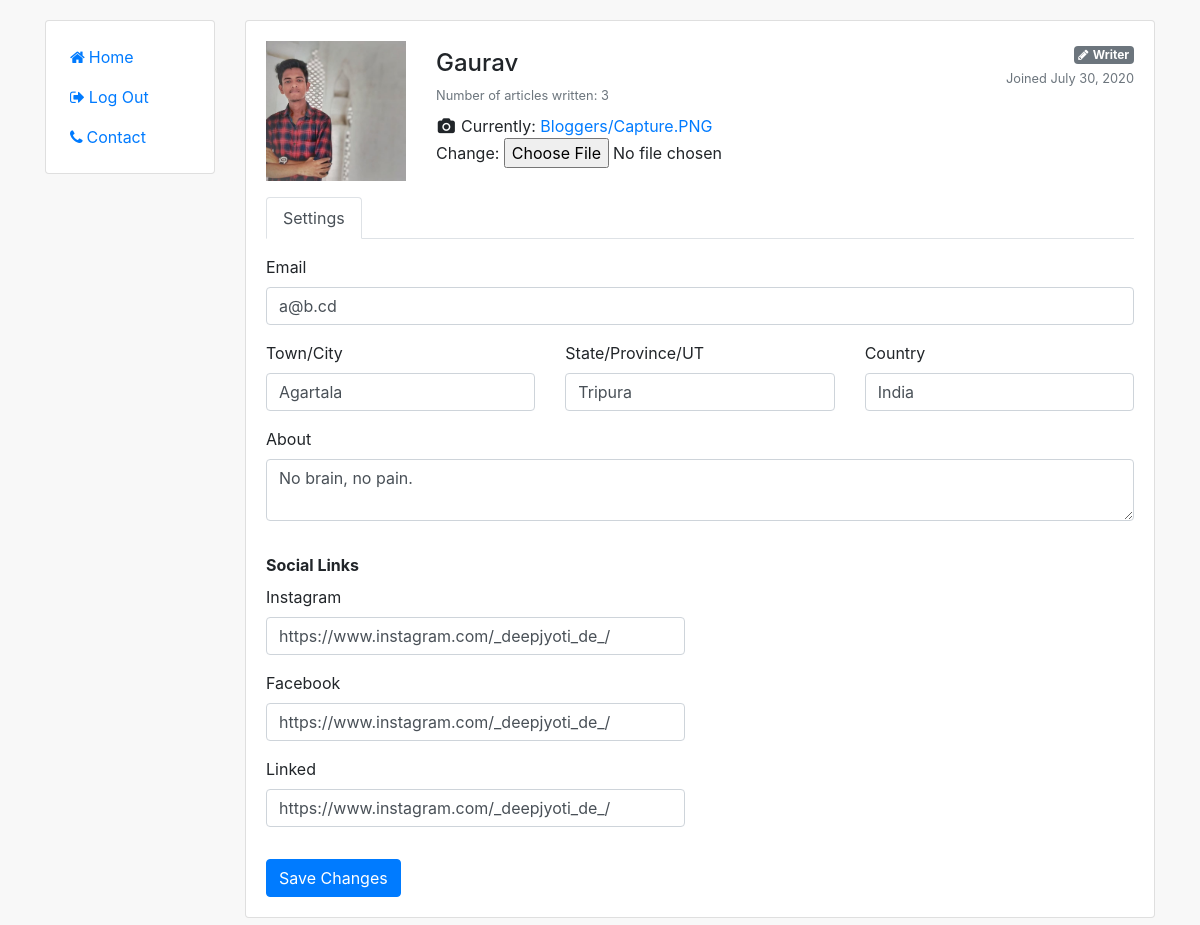
The page /settings/ (signed in) on the database its author committed.
### Blog/models.py (models this page shows, shortened)
class Writer(models.Model):
    user = models.OneToOneField(User, null=True, blank=True, on_delete=models.CASCADE)
    email = models.EmailField(unique=True)
    profile_pic = models.ImageField(default='Bloggers/profile.png', upload_to = 'Bloggers')
    bio = models.TextField()
    locality = models.CharField(max_length=25)
    state = models.CharField(max_length=25)
    country = models.CharField(max_length=25)
    instagram = models.URLField(unique=True, blank=True, null=True)
    linkedin = models.URLField(unique=True, blank=True, null=True)
    facebook = models.URLField(unique=True, blank=True, null=True)
    date = models.DateField(auto_now_add=True, blank=True, null=True)

### Blog/views.py (the view)
# urls.py: path('settings/', views.accountSettings, name="settings"),
def accountSettings(request):
    writer = request.user.writer
    form = WriterForm(instance=writer)
    if request.method == 'POST':
        form = WriterForm(request.POST, request.FILES, instance=writer)
        if form.is_valid():
            form.save()
            return redirect('/')
    context = {'form': form}
    return render(request, 'Home/account_settings.html', context)

### Blog/forms.py
class WriterForm(ModelForm):
    class Meta:
        model = Writer
        fields = '__all__'
        exclude = ['user']
    def __init__(self, *args, **kwargs):
        super(WriterForm, self).__init__(*args, **kwargs)
        self.fields['email'].widget.attrs = {'class': 'form-control mb-3 mr-3'}
        self.fields['bio'].widget.attrs = {'class': 'form-control mb-3 mr-3', 'required': True}
        self.fields['locality'].widget.attrs = {'class': 'form-control mb-3 mr-3'}
        self.fields['state'].widget.attrs = {'class': 'form-control mb-3 mr-3'}
        self.fields['country'].widget.attrs = {'class': 'form-control mb-3 mr-3'}
        self.fields['facebook'].widget.attrs = {'class': 'form-control mb-3 mr-3'}
        self.fields['linkedin'].widget.attrs = {'class': 'form-control mb-3 mr-3'}
        self.fields['instagram'].widget.attrs = {'class': 'form-control mb-3 mr-3', 'required': True}

### templates/Home/account_settings.html (shortened to what this page needs)
<!DOCTYPE html>
<html lang="en">
<head>
  <link href="http://netdna.bootstrapcdn.com/bootstrap/4.1.1/css/bootstrap.min.css" rel="stylesheet">
</head>
<body>
  <link href="https://maxcdn.bootstrapcdn.com/font-awesome/4.3.0/css/font-awesome.min.css" rel="stylesheet">
  <div class="container">
    <div class="row flex-lg-nowrap">
      <div class="col-12 col-lg-auto mb-3" style="width: 200px;">
        <div class="card p-3">
          <div class="e-navlist e-navlist--active-bg">
            <ul class="nav">
              <li class="nav-item"><a class="nav-link px-2 active" href="{% url 'home' %}"><i class="fa fa-home mr-1"
                    aria-hidden="true"></i><span>Home</span></a></li>
              <li class="nav-item"><a class="nav-link px-2" href="{% url 'logout' %}"><i
                    class="fa fa-sign-out mr-1"></i><span>Log Out</span></a></li>
              <li class="nav-item"><a class="nav-link px-2" href="{% url 'contact' %}"><i class="fa fa-phone mr-1"
                    aria-hidden="true"></i><span>Contact</span></a></li>
            </ul>
          </div>
        </div>
      </div>
      <div class="col">
        <div class="row">
          <div class="col mb-3">
            <div class="card">
              <div class="card-body">
                <div class="e-profile">
                  <div class="row">
                    <div class="col-12 col-sm-auto mb-3">
                      <div class="mx-auto" style="width: 140px;">
                        <div class="d-flex justify-content-center align-items-center rounded"
                          style="height: 140px; background-color: rgb(233, 236, 239);">
                          <img style="width: 140px;" src="{{ request.user.writer.profile_pic.url }}" alt="">
                        </div>
                      </div>
                    </div>
                    <div class="col d-flex flex-column flex-sm-row justify-content-between mb-3">
                      <div class="text-center text-sm-left mb-2 mb-sm-0">
                        <h4 class="pt-sm-2 pb-1 mb-0 text-nowrap">{{ request.user.username }}</h4>
                        <div class="text-muted"><small>Number of articles written:
                            {{ request.user.writer.tags.count }}</small></div>
                        <div class="mt-2">
                          <i class="fa fa-fw fa-camera"></i>
                          {{ form.profile_pic }}
                        </div>
                      </div>
                      <div class="text-center text-sm-right">
                        <span class="badge badge-secondary"><i class="fa fa-pencil mr-1"
                            aria-hidden="true"></i>Writer</span>
                            <div class="text-muted"><small>Joined {{ request.user.writer.date|date }}</small></div>
                      </div>
                    </div>
                  </div>
                  <ul class="nav nav-tabs">
                    <li class="nav-item"><a href="" class="active nav-link">Settings</a></li>
                  </ul>
                  <div class="tab-content pt-3">
                    <div class="tab-pane active">
                      <form class="form" method="POST" enctype="multipart/form-data">
                        <div class="row">
                          <div class="col">
                            <div class="form-group">
                              <label>Email</label>
                                {{ form.email }}
                            </div>
                          </div>
                        </div>
                        <div class="row">
                          <div class="col">
                            <div class="row">
                              <div class="col">
                                <div class="form-group">
                                  <label>Town/City</label>
                                  {{ form.locality}}
                                </div>
                              </div>
                              <div class="col">
                                <div class="form-group">
                                  <label>State/Province/UT</label>
                                    {{ form.state}}
                                </div>
                              </div>
                              <div class="col">
                                <div class="form-group">
                                  <label>Country</label>
                                    {{ form.country }}
                                </div>
                              </div>
                            </div>
                            <div class="row">
                              <div class="col mb-3">
                                <div class="form-group">
                                  <label>About</label>
                                    {{form.bio}}
                                  </div>
                                </div>
                              </div>
                            </div>
                          </div>
                        </div>
                        <div class="row">
                          <div class="col-12 col-sm-6 mb-3">
                            <div class="mb-2"><b>Social Links</b></div>
                            <div class="row">
                              <div class="col">
                                <div class="form-group">
                                  <label>Instagram</label>
                                    {{ form.instagram }}
                                </div>
                              </div>
                            </div>
                            <div class="row">
                              <div class="col">
                                <div class="form-group">
                                  <label>Facebook</label>
                                    {{ form.facebook }}
                                </div>
                              </div>
                            </div>
                            <div class="row">
                              <div class="col">
                                <div class="form-group">
                                  <label>Linked</label>
                                    {{ form.linkedin }}
                                </div>
                              </div>
                            </div>
                          </div>
                        </div>
                        <div class="row">
                          <div class="col-md-12">
                            <button class="btn btn-primary" type="submit">Save Changes</button>
                          </div>
                        </div>
                    </div>
                  </div>
                </div>
              </div>
            </div>
          </div>
        </div>
      </div>
    </div>
</body>
</html>

### templates/Home/account_settings.html (style rules this page uses)
body { margin-top: 20px; background: #f8f8f8 }

### rows shown on the page
Writer: email "a@b.cd", locality "Agartala", state "Tripura", country "India", bio "No brain, no pain.", instagram "https://www.instagram.com/_deepjyoti_de_/", facebook "https://www.instagram.com/_deepjyoti_de_/", linkedin "https://www.instagram.com/_deepjyoti_de_/"

### other values the page prints
{{ request.user.username }} "Gaurav"
{{ request.user.writer.tags.count }} "3"
{{ request.user.writer.date|date }} "July 30, 2020"
